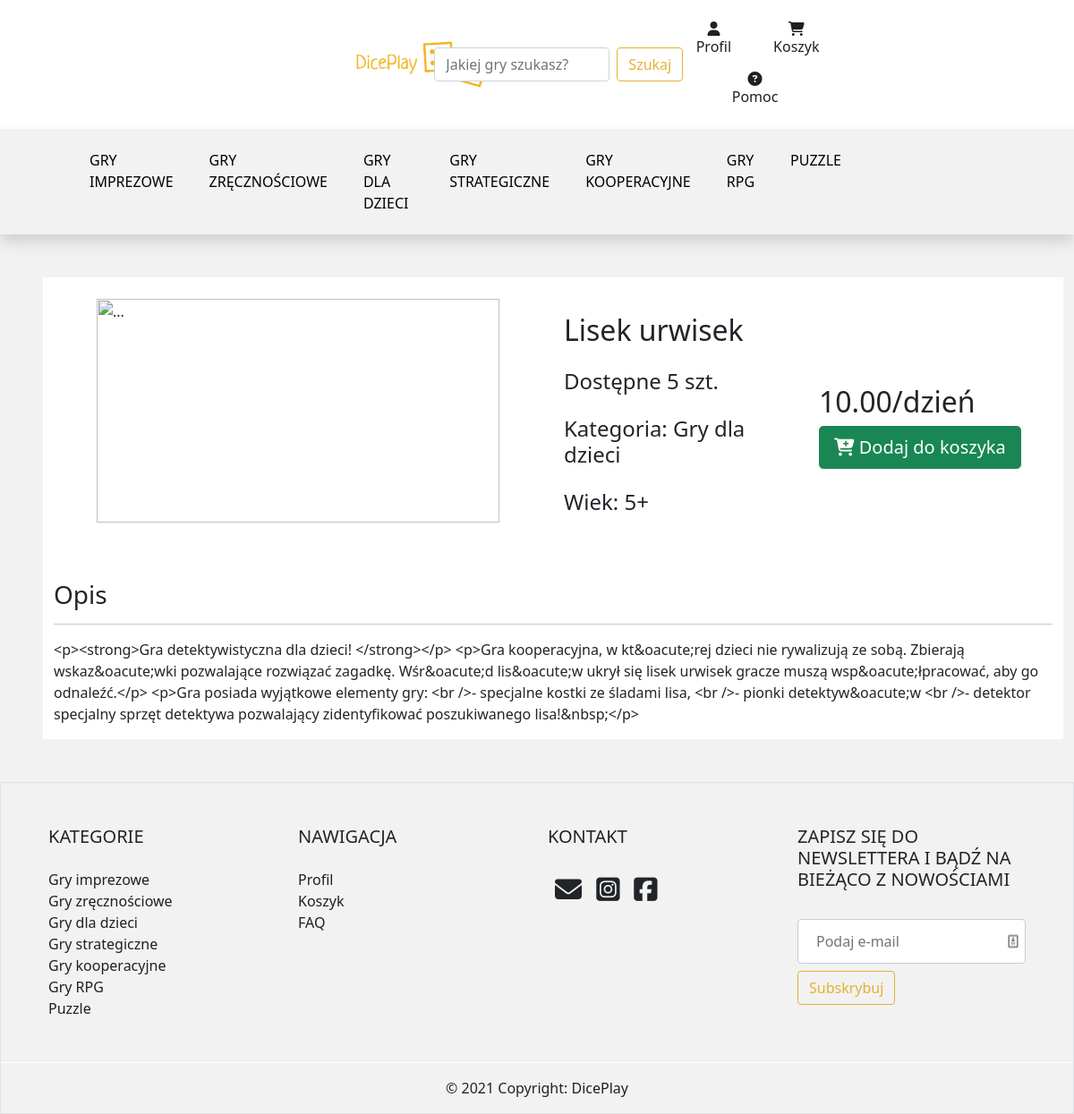
Screenshot of /produkt/9/ with the database file from the repository.
### main/models.py (models this page shows, shortened)
class Product(models.Model):
    title = models.CharField(max_length=50, blank=False)
    description = RichTextField(blank=False)
    age = models.DecimalField(max_digits=2, decimal_places=0, blank=False, default=3)
    price = models.DecimalField(max_digits=6, decimal_places=2, blank=False)
    amount = models.DecimalField(max_digits=6, decimal_places=0, default=0)
    buy_counter = models.DecimalField(max_digits=6, decimal_places=0, default=0, editable=False)
    category = models.ForeignKey(Categories, on_delete=models.CASCADE)
    image = CloudinaryField('image')

class Categories(models.Model):
    category_name = models.CharField(max_length=50)
    def __str__(self):
        return self.category_name

### main/views.py (the view)
# urls.py: path('produkt/<int:id>/', show_product),
def show_product(request, id):
    show_product = get_object_or_404(Product, pk=id)
    amount = show_product.amount
    if amount == 0:
        text = "Obecnie nie mamy wolnych egzemplarzy do wypożyczenia"
    elif amount == 1:
        text = "Została ostatnia sztuka!"
    elif amount > 1:
        text = "Dostępne " + str(show_product.amount) + " szt."
    show_product.amount = text
    return render(request, 'produkt.html', {'show_product': show_product})

### templates/produkt.html (shortened to what this page needs)
{% extends 'main.html' %}
{% block body %}
{% load static %}
<div class="container m-5" style="background-color:#fff" >
    <div class="row">
        <div class="col-6">
            <img src="{{ show_product.image.url }}" class="d-block w-100 px-5" alt="...">
        </div>
        <div class="col pt-3">
            <h2>{{show_product.title}}</h2>
            <h4 class="pt-3">{{show_product.amount}}</h4>
            <h4 class="pt-3">Kategoria: {{show_product.category}}</h4>
            <h4 class="pt-3">Wiek: {{show_product.age}}+</h4>
        </div>
        <div class="col mt-5 pt-5">
            <h2 class="">{{show_product.price}}/dzień</h2>
            <button type="button" class="btn btn-success btn-lg btn-block"><i class="fas fa-cart-plus"></i> Dodaj do koszyka</button>
        </div>
    </div>
    <div class="py-3">
        <h3 class="pt-5">Opis</h3>
            <hr/>
        {{show_product.description}}
    </div>
</div>
    {% endblock %}

### static/css/style.css (style rules this page uses)
html, body { margin:0px; padding:0px; background-color:#f2f2f2; }
.container { padding-top: 2%; }

### rows the page displays
Product: title "Lisek urwisek", amount "Dostępne 5 szt.", category "Gry dla dzieci", age "5", price "10.00", description "<p><strong>Gra detektywistyczna dla dzieci! </strong></p> <p>Gra kooperacyjna, w kt&oacute;rej dzieci nie rywalizują ze sobą. Zbierają wskaz&oacute;wki pozwalające rozwiązać zagadkę. Wśr&oacute;d lis&oacute;w ukrył się lisek urwisek gracze muszą wsp&oacute;łpracować, aby go odnaleźć.</p> <p>Gra posiada wyjątkowe elementy gry: <br />- specjalne kostki ze śladami lisa, <br />- pionki detektyw&oacute;w <br />- detektor specjalny sprzęt detektywa pozwalający zidentyfikować poszukiwanego lisa!&nbsp;</p>"
